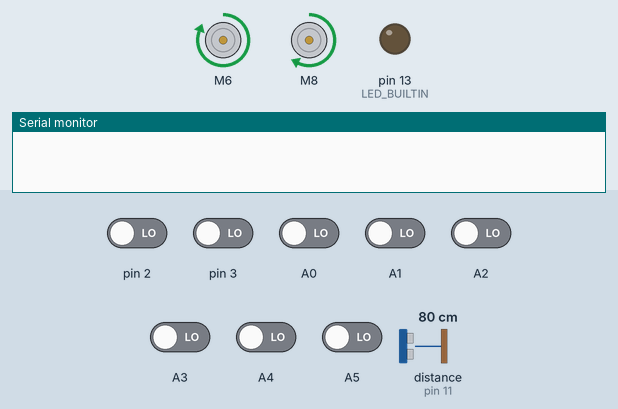
This sketch was run on a simulated Arduino Uno, built with avr-gcc and run on an emulated ATmega328P. Shown: 2 × DC motor (green arrow = forward, orange = backward, longer = faster), output pins drawn as LEDs (lit = HIGH), the last lines printed to the serial monitor. Inputs (shaded band) come from the test bench; at power-on: A0–5, pin 2, pin 3 LOW, distance to the obstacle (sensor on pin 11) 80 cm. The echo pulse lasts 58.3 µs per cm; pins used as bus, display or sensor lines are not drawn.

Above: at 13.7 s.
13.8 s: distance to the obstacle (sensor on pin 11) set to 18 cm
15.3 s: distance to the obstacle (sensor on pin 11) set to 15 cm
At 18.2 s:
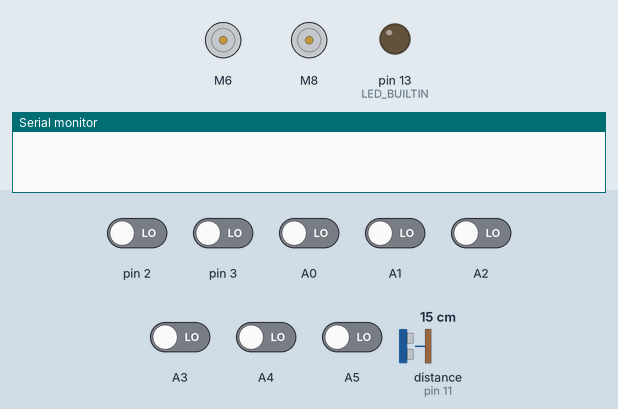
18.3 s: distance to the obstacle (sensor on pin 11) set to 35 cm
At 21.26 s:
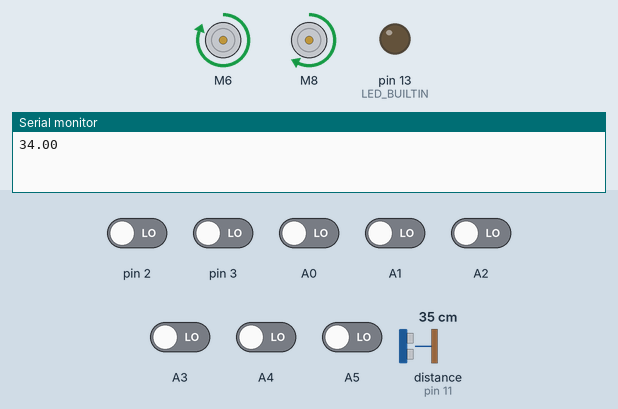
21.3 s: pin 2 driven HIGH
At 22.7 s:
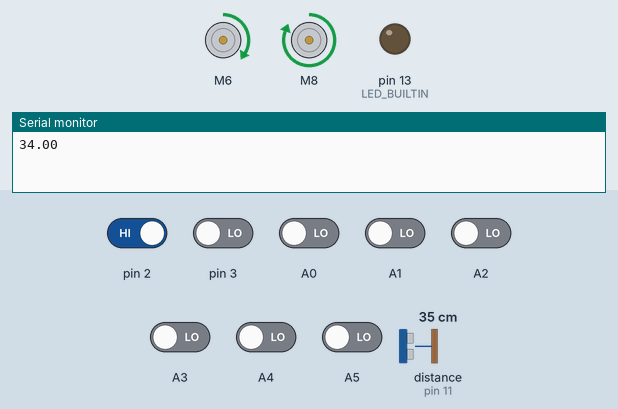
23.0 s: pin 3 driven HIGH
At 24.1 s:
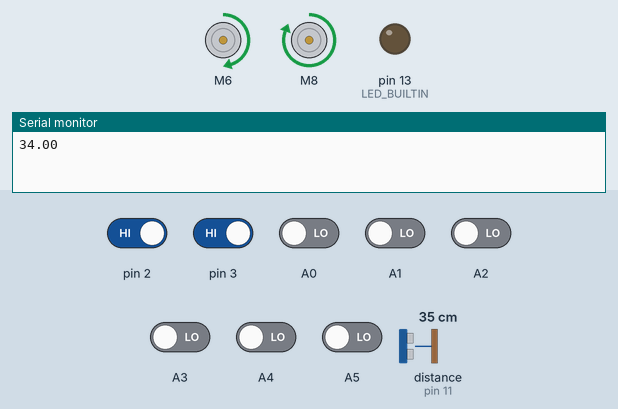
24.7 s: A0 driven HIGH
At 25.5 s:
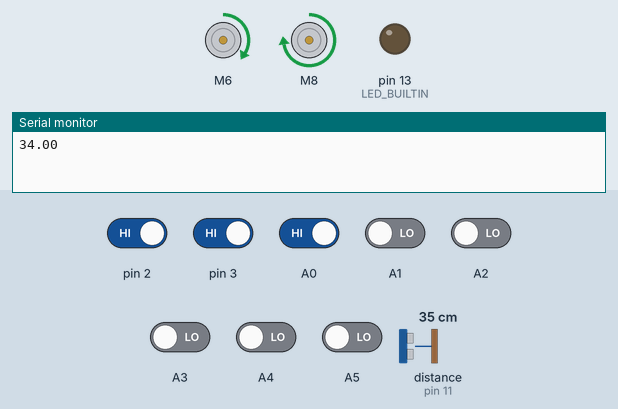
Timing chart, 0 to 27.4 s (numbered marks = the images above; inputs shaded):
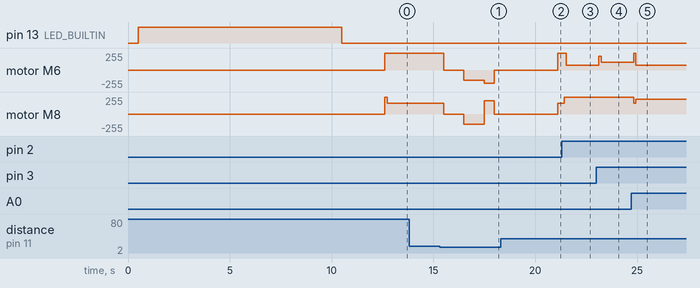

The sketch:

line_obst_pid_code.ino
```cpp
#include <L298N.h>
#include <QTRSensors.h>

QTRSensors qtr;
const int trigPin = 12;
const int echoPin = 11;
int flag=0;
int leftMotor1 = 8;
int leftMotor2 =7;
int rightMotor1 = 6;
int rightMotor2 = 4;
#define enA 10
#define enB 5

float duration;
float distance;

L298N motor1(enA, leftMotor1, leftMotor2);
L298N motor2(enB, rightMotor1, rightMotor2);

unsigned long cTime, pTime;
float eTime;

uint16_t positionLine;

int lastError=0;
int motorbasespeed=150;

float Kp=0.8;
float Ki=0.1;
float Kd=1.8;

uint8_t multiP = 1;
uint8_t multiI  = 1;
uint8_t multiD = 1;

float Pvalue;
float Ivalue;
float Dvalue;

//int M1_Speed = 120; // speed of motor 1
//int M2_Speed = 120; // speed of motor 2
const uint8_t SensorCount = 8;
uint16_t sensorValues[SensorCount];


void setup() {
  // put your setup code here, to run once:
  qtr.setTypeRC();
  qtr.setSensorPins((const uint8_t[]){A0,A1,A2,A3,A4,A5,2,3},SensorCount);
  Serial.begin(9600);

  pinMode(trigPin, OUTPUT);
  pinMode(echoPin, INPUT);

  delay(500);
  pinMode(LED_BUILTIN,OUTPUT);
  digitalWrite(LED_BUILTIN,HIGH);


  pinMode(leftMotor1, OUTPUT);
  pinMode(leftMotor2, OUTPUT);
  pinMode(rightMotor1, OUTPUT);
  pinMode(rightMotor2, OUTPUT);

  for (uint16_t i=0;i<400;i++){
    qtr.calibrate();
  }
  digitalWrite(LED_BUILTIN,LOW);
  delay(2000);
}

void loop() {
  // Check with ultrasonic sensor
  // Check for Left or right turn

  // Check for matrix
  // put your main code here, to run repeatedly:
  /*distance = obt();
  if (distance>=30){
    PID_Controll();
  }
  else{
    motor1.setSpeed(120);
    motor2.setSpeed(120);
    motor1.backward();
    motor2.backward();
    delay(500);
    motor1.setSpeed(200);
    motor2.setSpeed(200);
    motor1.forward();
    motor2.backward();
    delay(500);
    while(sensorValues[0]<900){
      motor1.setSpeed(200);
      motor2.setSpeed(200);
      motor1.forward();
      motor2.backward();
    }
  }*/

  PID_Controll();

}


void PID_Controll() {
  positionLine = qtr.readLineBlack(sensorValues);

  distance=obt();
 while (distance<=15){
    motor_drive(0,0);
    delay(1000);
    motor1.setSpeed(150);
    motor2.setSpeed(150);
    motor1.backward();
    motor2.backward();
    delay(1000);
    motor1.setSpeed(200);
    motor2.setSpeed(200);
    motor1.forward();
    motor2.backward();
    delay(500);
    motor_drive(0,0);
    delay(3000);
    distance=obt();
    positionLine= qtr.readLineBlack(sensorValues);
    Serial.println(distance);
    }

  int error = 3500 - positionLine;
  //Serial.print(error);
  //Serial.println(error);
  while(sensorValues[0]>=980 && sensorValues[1]>=980 && sensorValues[2]>=980 && sensorValues[3]>=980 && sensorValues[4]>=980 && sensorValues[5]>=980 && sensorValues[6]>=980 && sensorValues[7]>=980){ // A case when the line follower leaves the line
    if(lastError>0){       //Turn left if the line was to the left before
      motor_drive(-230,230);
    }
    else{
      motor_drive(230,-230); // Else turn right
    }
    positionLine = qtr.readLineBlack(sensorValues);
  }

  PID_line_follower(error);
}

void PID_line_follower(int error)
{
  int P = error;
  int I = I+error;
  int D = error - lastError;

  Pvalue = (Kp/pow(10,multiP))*P;
  Ivalue = (Ki/pow(10,multiI))*I;
  Dvalue = (Kd/pow(10,multiD))*D;

  float PIDvalue = Pvalue + Ivalue + Dvalue;

  lastError = error;

  float motorspeed = (P*Kp)+(I*Ki)+(D*Kd);

  lastError = P;
  pTime = cTime;


  //int motorSpeedChange = (P*Kp)+(I*Ki)+(D*Kd);
  int motorSpeedA = motorbasespeed + PIDvalue;
  int motorSpeedB = motorbasespeed - PIDvalue;

   if (motorSpeedB > 255) {
      motorSpeedB = 255;
    }
    if (motorSpeedB < -255) {
      motorSpeedB = -255;
    }
    if (motorSpeedA > 255) {
      motorSpeedA = 255;
    }
    if (motorSpeedA < -255) {
      motorSpeedA = -255;
    }


  motor_drive(motorSpeedB, motorSpeedA);
}

void motor_drive(int left, int right){

  if(right>0)
  {
    motor2.setSpeed(right);
    motor2.forward();
  }
  else
  {
    motor2.setSpeed(right);
    motor2.backward();
  }


  if(left>0)
  {
    motor1.setSpeed(left);
    motor1.forward();
  }
  else
  {
    motor1.setSpeed(left);
    motor1.backward();
  }
}

int obt(){
  digitalWrite(trigPin, LOW);
  delayMicroseconds(2);
  digitalWrite(trigPin, HIGH);
  delayMicroseconds(10);
  digitalWrite(trigPin, LOW);

  duration = pulseIn(echoPin, HIGH);
  distance = (duration*.0343)/2;
  //Serial.print("Distance: ");
  //Serial.println(distance);
  delay(100);
  return distance;
}
```

Measured:
- the behaviour switches between 17 and 16 cm on distance to the obstacle (sensor on pin 11) (found by bisection; images 0 and 1)
- after the input at 13.8 s, every drawn part: stays the same
- after the input at 15.3 s, motor M6: forward 255/255 → stopped after 0.20 s, → backward 150/255 1.0 s later, → backward 200/255 1.0 s later, → stopped 0.50 s later; motor M8: forward 165/255 → stopped after 0.20 s, → backward 150/255 1.0 s later, → forward 200/255 1.0 s later, → stopped 0.50 s later
- after the input at 18.3 s, motor M6: stopped → forward 255/255 after 2.8 s; motor M8: stopped → forward 165/255 after 2.8 s
- after the input at 21.3 s, motor M6: forward 255/255 → forward 75/255 after 0.23 s; motor M8: forward 165/255 → forward 255/255 after 0.12 s
- after the input at 23.0 s, motor M6: forward 75/255 → forward 210/255 after 0.12 s, → forward 120/255 0.11 s later
- after the input at 24.7 s, motor M6: forward 120/255 → forward 255/255 after 0.13 s, → forward 75/255 0.11 s later; motor M8: forward 255/255 → forward 165/255 after 0.13 s, → forward 224/255 0.11 s later
